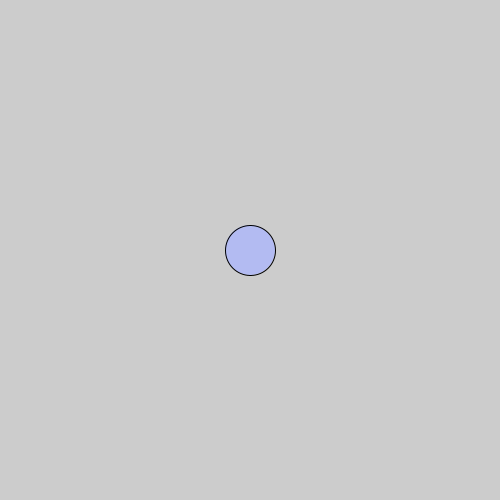
Frame 1 (no input)
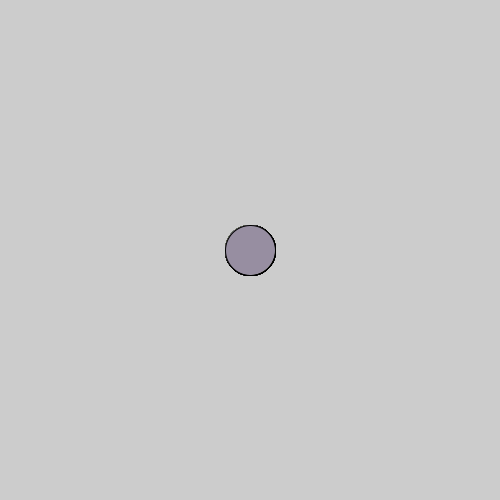
Frame 60 (the mouse pressed at the canvas centre just before this capture)
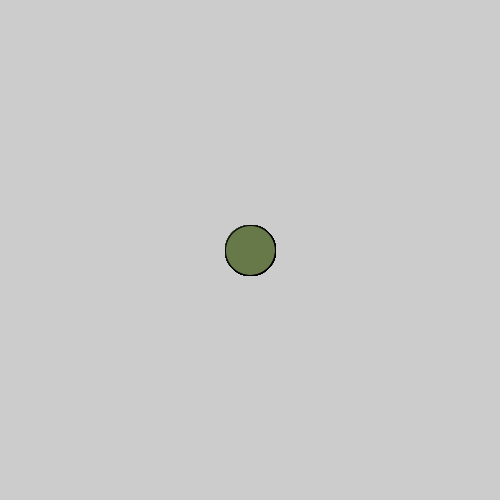
Frame 120 (the mouse held since frame 60 and released just before this capture)

The Processing sketch that drew these frames (run headless with seeded random() and noise(); from frame 60 on, the mouse is pressed at the canvas centre):

// Processing sketch: code09_02
// ── code09_02.pde
void setup(){
  colorMode(HSB, 360, 100, 100);
  size(500, 500);
  frameRate(10); //フレームレートの指定
}

void draw(){
  // draw関数がループするごとに円の色を変えて表示
  fill(random(360), random(100), random(100));
  ellipse(250, 250, 50, 50);
}
